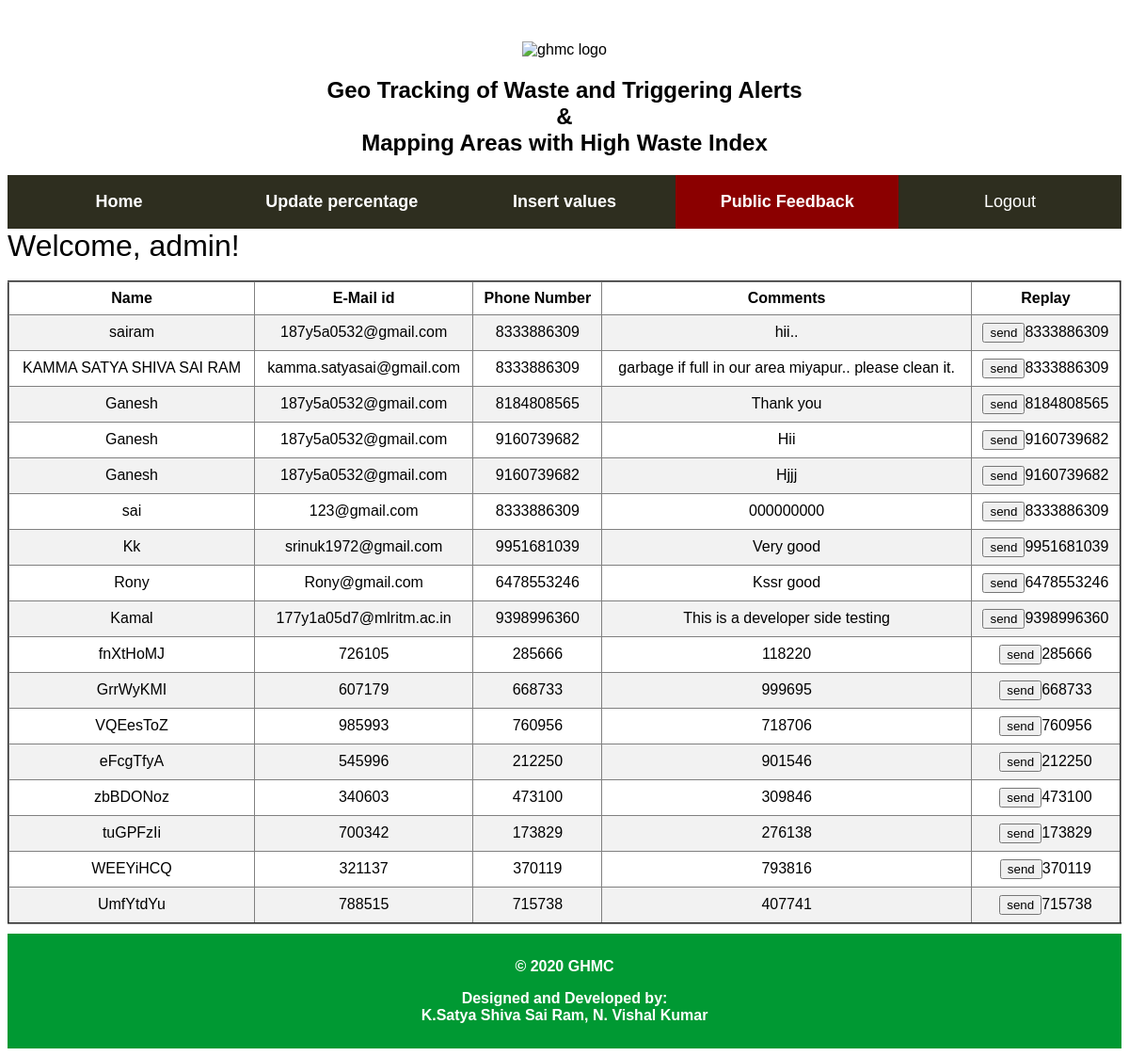
/feedbackpublic.php (signed in), run on the app's committed database.
### tables this page shows
CREATE TABLE `feedback` (
  `name` text DEFAULT NULL,
  `email` varchar(30) NOT NULL,
  `comment` varchar(5000) NOT NULL,
  `phone` varchar(11) DEFAULT NULL
);

### feedbackpublic.php (the view, shortened to what this page needs)
<?php
if(!isset($_SESSION["sess_user"])){
    header("location:login.php");
} else {
?>
<!doctype html>
<html>
<head>
</head>
<body>
<header><br><br>
<center> <img src="https://www.ghmc.gov.in/images/ghmc_header.png" alt="ghmc logo"></center></header>
<center><h2>Geo Tracking of Waste and Triggering Alerts <br>& <br> Mapping Areas with High Waste Index</h2></center>
<div class="navbar">
<a href="adminhome.php"><b>Home</b></a>
<a  href="perupdate.php"><b>Update percentage</b></a>
<a  href="insertval.php"><b>Insert values</b></a>
<a class="active" href="feedbackpublic.php"><b>Public Feedback</b></a>
  <a href="admin.php">Logout</a>
</div>
<font size='6'>Welcome, <?=$_SESSION['sess_user'];?>!</font><br><br>
<?php
$dbHost     = "localhost";
$dbUsername = "id12623400_ghmc";
$dbPassword = "Abcd@123";
$dbName     = "id12623400_ghmc";
$db = new mysqli($dbHost, $dbUsername, $dbPassword, $dbName);
    $query1= "SELECT *  FROM feedback ";
    if($result = mysqli_query($db, $query1)){
        if(mysqli_num_rows($result) > 0){
            echo "<table border='2' width='100%' text-align='center'>";
                echo "<tr>";
                    echo "<th>Name</th>";
                    echo "<th>E-Mail id</th>";
                    echo "<th>Phone Number</th>";
                    echo "<th>Comments</th>";
                    echo "<th>Replay</th>";
                echo "</tr>";
            while($row = mysqli_fetch_array($result)){
                echo "<tr><form action=feedbackpublic.php method=post>";
                    echo "<td  align='center'>" . $row['name'] . "</td>";
                    echo "<td  align='center'>" . $row['email'] . "</td>";
                    echo "<td  align='center'>" . $row['phone'] . "</td>";
                    echo "<td align='center'>".$row['comment']."</td>";
                    echo "<td><input type=submit value='send' name='send'>";
                    $phone= $row['phone'];
                    echo  $phone;
                echo "</form></tr>";
            }
            echo "</table>";
        } else{
            echo "No records matching your query were found.";
        }
    } else{
        echo "ERROR: Could not able to execute $sql. " . mysqli_error($db);
    }
?>
 <div class="footer">
    <b><center><p>&copy; 2020 GHMC</p></center></b>
  <center><p><b>Designed and Developed by:<br> K.Satya Shiva Sai Ram, N. Vishal Kumar</b></p></center>
 </div>
</body>
</html>
<?php
}
?>

### feedbackpublic.php (style rules this page uses)
* { box-sizing: border-box }
body { font-family: Arial, Helvetica, sans-serif; }
.navbar { width: 100%; background-color: #2e2e1f; overflow: auto; }
.navbar a { float: left; padding: 18px; color: white; text-decoration: none; font-size: 18px; width: 20%; text-align: center; }
.navbar a.active { background-color: darkred; }
header { background: url('https://encrypted-tbn0.gstatic.com/images?q=tbn%3AANd9GcRKdAXfCkLl67bSiQNWDmDaGPED3L9C2fyrCaLC1W9bSaqO8fV3'); }
.footer { position: none; left: 0; bottom: 0; width: 100%; background-color:#009933; color: white; text-align: center; padding: 10px; margin-top: 10px; }
table { border-collapse: collapse; width: 100%; }
th, td { text-align: left; padding: 8px; text-align: center; }
tr:nth-child(even) { background-color: #f2f2f2; }

### data on the page
feedback: name "sairam", email "187y5a0532@gmail.com", phone "8333886309", comment "hii.."
feedback: name "KAMMA SATYA SHIVA SAI RAM", email "kamma.satyasai@gmail.com", phone "8333886309", comment "garbage if full in our area miyapur.. please clean it."
feedback: name "Ganesh", email "187y5a0532@gmail.com", phone "8184808565", comment "Thank you"
feedback: name "Ganesh", email "187y5a0532@gmail.com", phone "9160739682", comment "Hii"
feedback: name "Ganesh", email "187y5a0532@gmail.com", phone "9160739682", comment "Hjjj"
feedback: name "sai", email "123@gmail.com", phone "8333886309", comment "000000000"
feedback: name "Kk", email "srinuk1972@gmail.com", phone "9951681039", comment "Very good"
feedback: name "Rony", email "Rony@gmail.com", phone "6478553246", comment "Kssr good"
feedback: name "Kamal", email "177y1a05d7@mlritm.ac.in", phone "9398996360", comment "This is a developer side testing"
feedback: name "fnXtHoMJ", email "726105", phone "285666", comment "118220"
feedback: name "GrrWyKMI", email "607179", phone "668733", comment "999695"
feedback: name "VQEesToZ", email "985993", phone "760956", comment "718706"
feedback: name "eFcgTfyA", email "545996", phone "212250", comment "901546"
feedback: name "zbBDONoz", email "340603", phone "473100", comment "309846"
feedback: name "tuGPFzIi", email "700342", phone "173829", comment "276138"
feedback: name "WEEYiHCQ", email "321137", phone "370119", comment "793816"
feedback: name "UmfYtdYu", email "788515", phone "715738", comment "407741"

### other printed values
$_SESSION['sess_user'] "admin"
